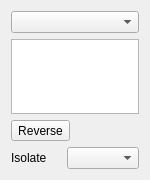
<?xml version="1.0" encoding="UTF-8"?>
<ui version="4.0">
 <class>TaskAssemblyCreateForce</class>
 <widget class="QWidget" name="TaskAssemblyCreateForce">
  <property name="geometry">
   <rect>
    <x>0</x>
    <y>0</y>
    <width>150</width>
    <height>150</height>
   </rect>
  </property>
  <property name="windowTitle">
   <string>Force</string>
  </property>
  <layout class="QGridLayout" name="gridLayout">
   <item row="0" column="0" colspan="2">
    <widget class="QComboBox" name="jointType"/>
   </item>
   <item row="15" column="0" colspan="2">
    <layout class="QHBoxLayout" name="hLayoutIsolate">
     <item>
      <widget class="QLabel" name="isolateLabel2">
       <property name="text">
        <string>Isolate</string>
       </property>
      </widget>
     </item>
     <item>
      <widget class="QComboBox" name="isolateType"/>
     </item>
    </layout>
   </item>
   <item row="1" column="0" colspan="2">
    <widget class="QListWidget" name="featureList">
     <property name="maximumSize">
      <size>
       <width>16777215</width>
       <height>75</height>
      </size>
     </property>
     <property name="sizePolicy">
      <sizepolicy hsizetype="Expanding" vsizetype="Fixed">
       <horstretch>0</horstretch>
       <verstretch>0</verstretch>
      </sizepolicy>
     </property>
    </widget>
   </item>
   <item row="2" column="0">
    <widget class="QToolButton" name="PushButtonReverse">
     <property name="sizePolicy">
      <sizepolicy hsizetype="Maximum" vsizetype="Preferred">
       <horstretch>0</horstretch>
       <verstretch>0</verstretch>
      </sizepolicy>
     </property>
     <property name="toolTip">
      <string>Reverse the direction of the joint</string>
     </property>
     <property name="text">
      <string>Reverse</string>
     </property>
     <property name="icon">
      <iconset resource="Resources/resource.qrc">
      <normaloff>:/icons/button_sort.svg</normaloff>:/icons/button_sort.svg</iconset>
     </property>
    </widget>
   </item>
   </layout>
 </widget>
 <customwidgets>
  <customwidget>
   <class>Gui::QuantitySpinBox</class>
   <extends>QWidget</extends>
   <header>Gui/QuantitySpinBox.h</header>
  </customwidget>
 </customwidgets>
 <resources/>
 <connections/>
</ui>
